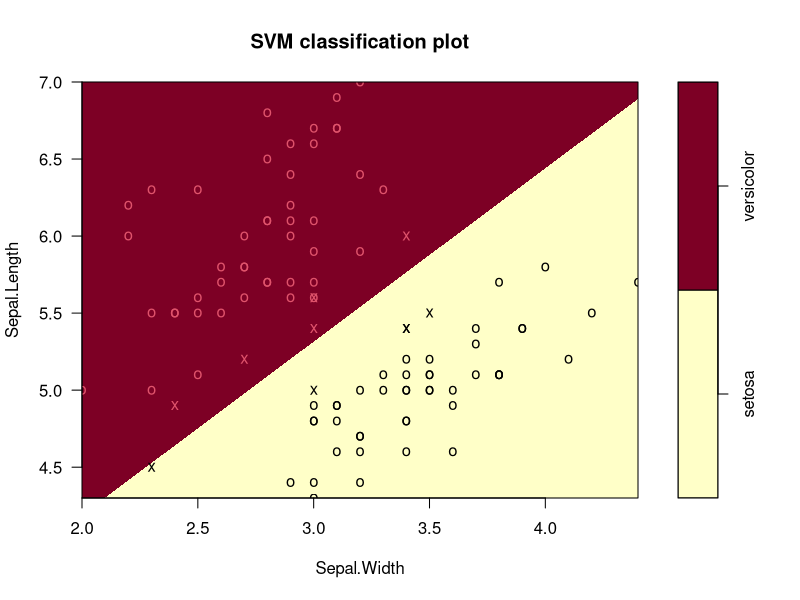
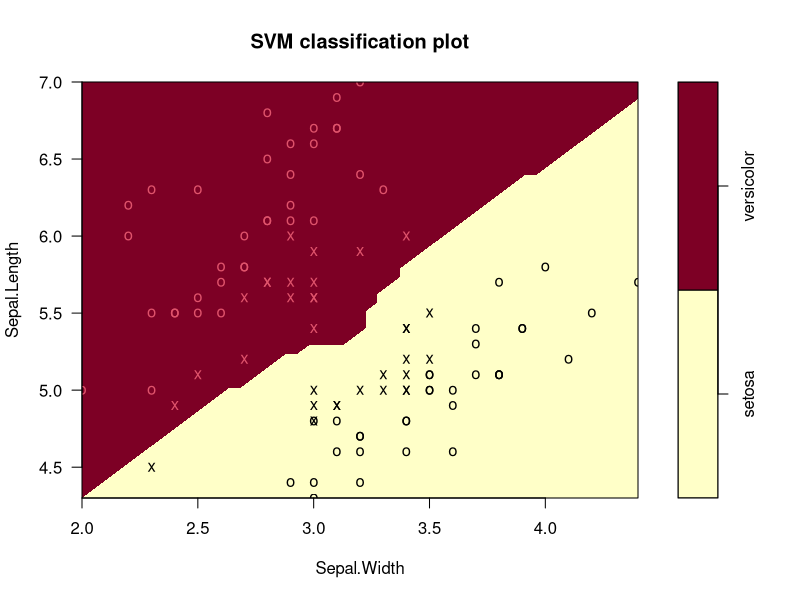

Write the R code that produced these figures, in order.
library(e1071)
data("iris")

iris1 <- iris[iris$Species != 'virginica', ]
iris1$Species <- factor(iris1$Species)

svm_model1 <- svm(Species~Sepal.Width + Sepal.Length, 
                  data = iris1, kernel = "linear")
 
plot(svm_model1, data = iris1, Sepal.Length~Sepal.Width)

svm_model2 <- svm(Species~Sepal.Width + Sepal.Length, 
                  data = iris1, kernel = "polynomial", probability = TRUE)

pred <- predict(svm_model2, data = iris1, probability = TRUE)
pred

plot(svm_model2, data = iris1, Sepal.Length~Sepal.Width)
